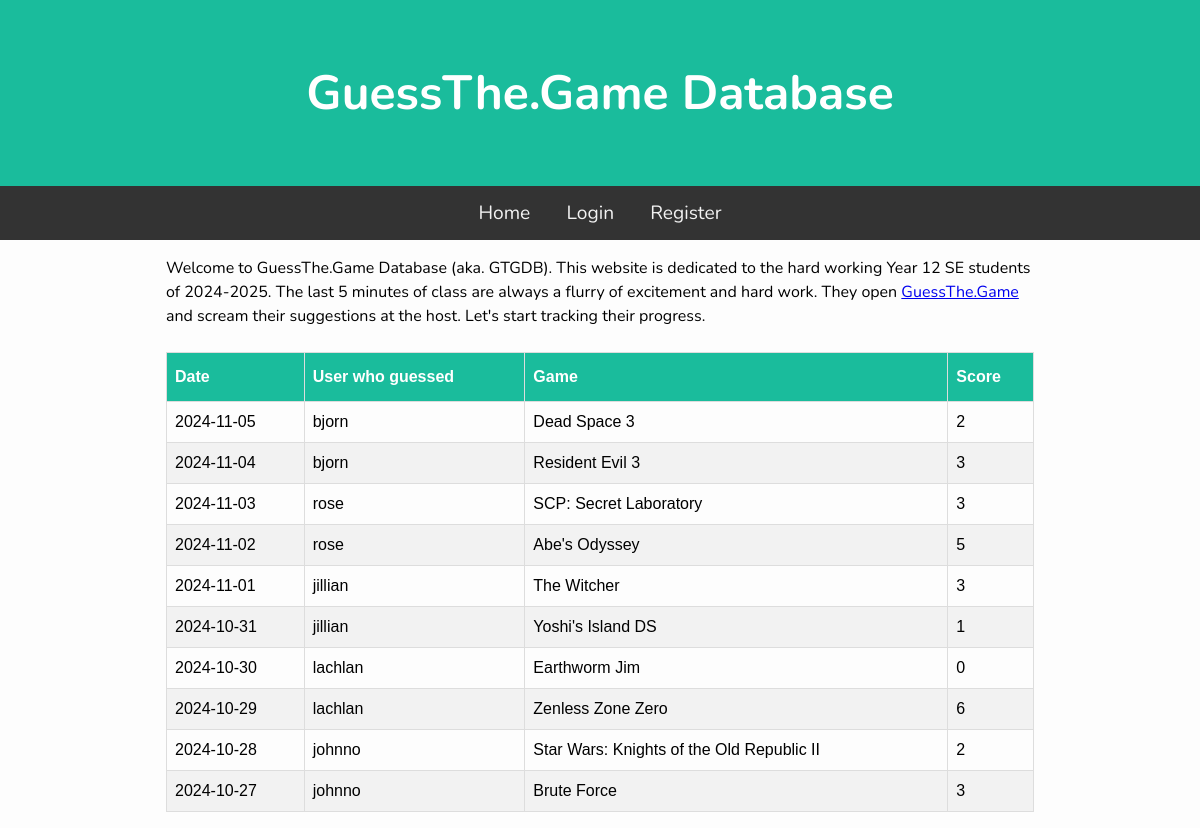
The page / on the database its author committed.
### tables this page shows
CREATE TABLE Guesses (id INTEGER PRIMARY KEY AUTOINCREMENT, user_id INTEGER, date TEXT NOT NULL, score INTEGER, game TEXT NOT NULL);

CREATE TABLE Users (
            id INTEGER PRIMARY KEY AUTOINCREMENT,
            username TEXT UNIQUE NOT NULL,
            password TEXT NOT NULL
        );

### main.py (the view)
@app.route("/")
def Home():
    guessData = db.GetAllGuesses()
    return render_template("index.html", guesses=guessData)

### db.py (called while the page is built)
def GetDB():
    db = sqlite3.connect(".database/gtg.db")
    db.row_factory = sqlite3.Row
    return db

def GetAllGuesses():
    db = GetDB()
    guesses = db.execute("SELECT Guesses.date, Guesses.score, Guesses.game, Users.username FROM Guesses JOIN Users ON Guesses.user_id = Users.id ORDER BY date DESC").fetchall()
    db.close()
    return guesses

### templates/index.html (shortened to what this page needs)
{% extends "base.html" %}
{% block content %}
<div class="container">
    <p>Welcome to GuessThe.Game Database (aka. GTGDB). This website is dedicated to the hard working Year 12 SE students of 2024-2025. The last 5 minutes of class are always a flurry of excitement and hard work. They open <a href="https://guessthe.game/">GuessThe.Game</a> and scream their suggestions at the host. Let's start tracking their progress.</p>
</div>
<br>
<table class="guess_table">
    <thead>
        <th>Date</th>
        <th>User who guessed</th>
        <th>Game</th>
        <th>Score</th>
    </thead>
    <tbody>
        {% for guess in guesses %}
        <tr>
            <td>{{ guess['date'] }}</td>
            <td>{{ guess['username'] }}</td>
            <td>{{ guess['game'] }}</td>
            <td>{{ guess['score'] }}</td>
        </tr>
        {% endfor %}
    </tbody>
</table>
{% endblock %}

### templates/base.html (shortened to what this page needs)
<!DOCTYPE html>
<html lang="en">
<head>
    <link rel="stylesheet" href="static/css/style.css" />
</head>
<body>
    <h1 class="banner">GuessThe.Game Database</h1>
    <nav>
        <a href="/">Home</a>
        {% if not session['username'] %}
            <a href="/login">Login</a>
            <a href="/register">Register</a>
        {% else %}
            <a href="/logout">Logout</a>
        {% endif %}
    </nav>
    <main>
        {% block content %}
        {% endblock %}
    </main>
</body>
</html>

### static/css/style.css (style rules this page uses)
* { padding: 0; margin: 0; box-sizing: border-box; }
body { background: #fdfdfd; font-family: "Nunito", sans-serif; font-size: 1rem; }
main { max-width: 900px; margin: auto; padding: 1rem; line-height: 1.5; }
.banner { padding: 60px; text-align: center; background: #1abc9c; color: white; font-size: 3em; }
nav { overflow: hidden; background-color: #333; text-align: center; }
nav a { display: inline-block; color: #f2f2f2; padding: 14px 16px; text-decoration: none; font-size: 1.2em; }
.guess_table { font-family: Arial, Helvetica, sans-serif; border-collapse: collapse; width: 100%; }
.guess_table td, .guess_table th { border: 1px solid #ddd; padding: 8px; }
.guess_table tr:nth-child(even) { background-color: #f2f2f2; }
.guess_table th { padding-top: 12px; padding-bottom: 12px; text-align: left; background-color: #1abc9c; color: white; }

### rows shown on the page
Guesses: date "2024-11-05", username "bjorn", game "Dead Space 3", score "2"
Guesses: date "2024-11-04", username "bjorn", game "Resident Evil 3", score "3"
Guesses: date "2024-11-03", username "rose", game "SCP: Secret Laboratory", score "3"
Guesses: date "2024-11-02", username "rose", game "Abe's Odyssey", score "5"
Guesses: date "2024-11-01", username "jillian", game "The Witcher", score "3"
Guesses: date "2024-10-31", username "jillian", game "Yoshi's Island DS", score "1"
Guesses: date "2024-10-30", username "lachlan", game "Earthworm Jim", score "0"
Guesses: date "2024-10-29", username "lachlan", game "Zenless Zone Zero", score "6"
Guesses: date "2024-10-28", username "johnno", game "Star Wars: Knights of the Old Republic II", score "2"
Guesses: date "2024-10-27", username "johnno", game "Brute Force", score "3"
